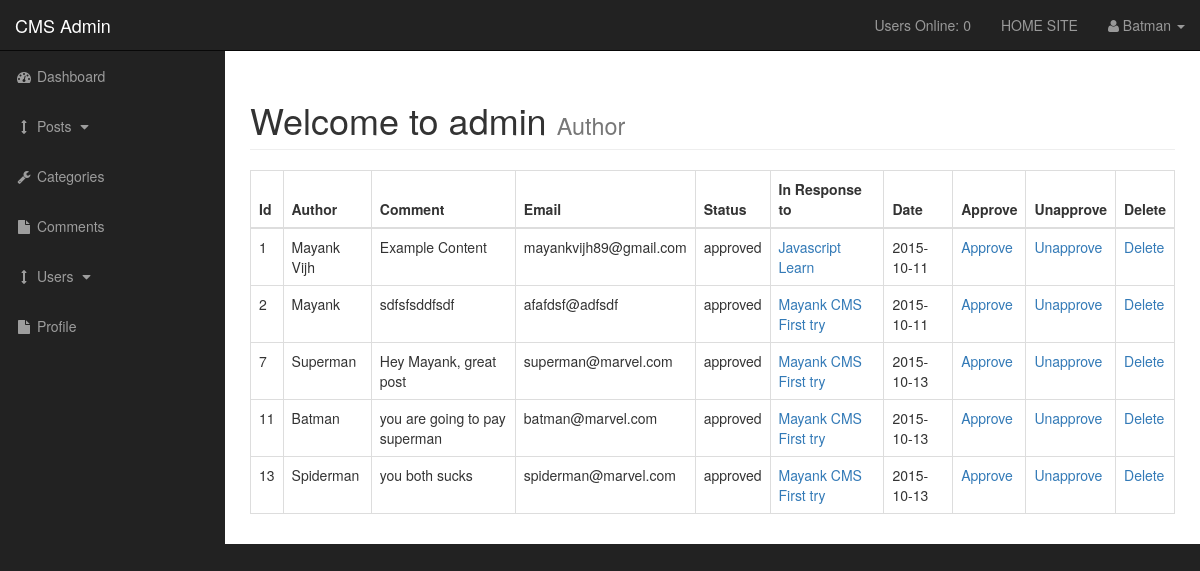
Before: /admin/comments.php (signed in) with the older database file.
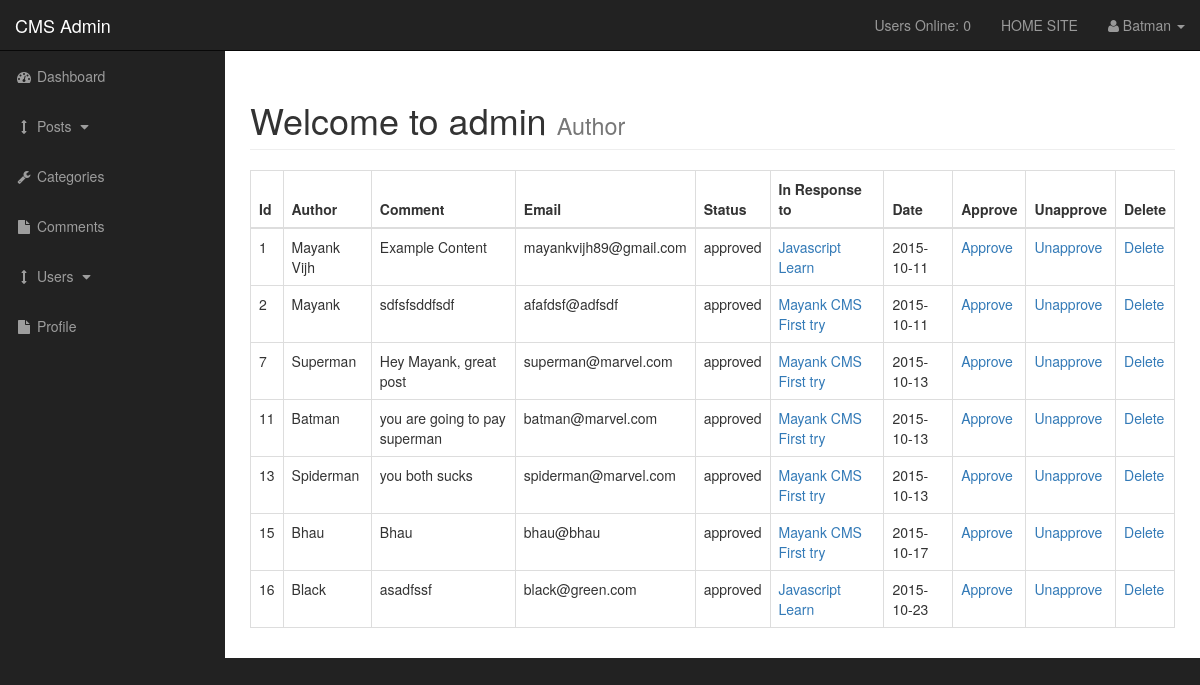
After: the same page with the newer database file.
### tables this page shows
CREATE TABLE IF NOT EXISTS `comments` (
  `comment_id` int(3) NOT NULL,
  `comment_post_id` int(3) NOT NULL,
  `comment_author` varchar(255) NOT NULL,
  `comment_email` varchar(255) NOT NULL,
  `comment_content` text NOT NULL,
  `comment_status` varchar(255) NOT NULL,
  `comment_date` date NOT NULL
);

CREATE TABLE IF NOT EXISTS `posts` (
  `post_id` int(3) NOT NULL,
  `post_category_id` int(3) NOT NULL,
  `post_title` varchar(255) NOT NULL,
  `post_author` varchar(255) NOT NULL,
  `post_date` date NOT NULL,
  `post_image` text NOT NULL,
  `post_content` text NOT NULL,
  `post_tags` varchar(255) NOT NULL,
  `post_comment_counts` varchar(255) NOT NULL,
  `post_status` varchar(255) NOT NULL DEFAULT 'draft',
  `post_views_count` int(11) NOT NULL DEFAULT '0'
);

### admin/functions.php (called while the page is built, shortened)
<?php
function users_online()
{
    global $connection;
    $session = session_id();
$time = time();
$time_out_in_seconds = 30;
$time_out = $time - $time_out_in_seconds;
$query = "SELECT * FROM users_online WHERE session = '$session' ";
$send_query = mysqli_query($connection,$query);
$count = mysqli_num_rows($send_query);
if ($count == NULL)
{
    mysqli_query($connection, "INSERT INTO users_online(session, time) VALUES('$session','$time')");
}
else
{
     mysqli_query($connection, "UPDATE users_online SET time = '$time' WHERE session = '$session'");
}
 $users_online_query = mysqli_query($connection, "SELECT * FROM users_online WHERE time > '$time_out'");
return $count_user = mysqli_num_rows($users_online_query);
}
?>

### admin/includes/view_all_comments.php (the view, shortened to what this page needs)
                        <table class="table table-bordered  table-hover">
                            <thead>
                                <tr>
                                    <th>Id</th>
                                    <th>Author</th>
                                    <th>Comment</th>
                                    <th>Email</th>
                                    <th>Status</th>
                                    <th>In Response to</th>
                                    <th>Date</th>
                                    <th>Approve</th>
                                    <th>Unapprove</th>
                                    <th>Delete</th>
                                </tr>
                            </thead>
                            <tbody>
<?php
$query= "SELECT * FROM comments";
    $select_comments = mysqli_query($connection,$query);
    while($row = mysqli_fetch_assoc($select_comments))
    {
        $comment_id = $row['comment_id'];
        $comment_post_id = $row['comment_post_id'];
        $comment_author = $row['comment_author'];
        $comment_content = $row['comment_content'];
        $comment_email = $row['comment_email'];
        $comment_status = $row['comment_status'];
        $comment_date = $row['comment_date'];
        echo "<tr>";
        echo "<td>$comment_id</td>";
        echo "<td>$comment_author</td>";
        echo "<td>$comment_content</td>";
        echo "<td>$comment_email</td>";
        echo "<td>$comment_status</td>";
        $query = "SELECT * FROM posts WHERE post_id = $comment_post_id ";
        $select_post_id_query = mysqli_query($connection,$query);
        while($row = mysqli_fetch_assoc($select_post_id_query))
        {
            $post_id = $row['post_id'];
            $post_title = $row['post_title'];
            echo "<td><a href='../post.php?p_id=$post_id'>$post_title</a></td>";
        }
        echo "<td>$comment_date</td>";
         echo "<td><a href='comments.php?approve=$comment_id'>Approve</a></td>";
        echo "<td><a href='comments.php?unapprove=$comment_id'>Unapprove</a></td>";
        echo "<td><a href='comments.php?delete=$comment_id'>Delete</a></td>";
        echo "</tr>";
    }
?>
                            </tbody>
                        </table>

### admin/includes/admin_navigation.php (shortened to what this page needs)
        <nav class="navbar navbar-inverse navbar-fixed-top" role="navigation">
            <div class="navbar-header">
                <a class="navbar-brand" href="index.php">CMS Admin</a>
            </div>
            <ul class="nav navbar-right top-nav">
              <li><a href="">Users Online: <?php echo users_online(); ?></a></li>
               <li><a href="../index.php">HOME SITE</a></li>
                <li class="dropdown">
                    <a href="#" class="dropdown-toggle" data-toggle="dropdown"><i class="fa fa-user"></i>
<?php
if(isset($_SESSION['username']))
{
    echo $_SESSION['username'];
}
?>
                        <b class="caret"></b></a>
                </li>
            </ul>
            <div class="collapse navbar-collapse navbar-ex1-collapse">
                <ul class="nav navbar-nav side-nav">
                    <li>
                        <a href="index.php"><i class="fa fa-fw fa-dashboard"></i> Dashboard</a>
                    </li>
                     <li>
                        <a href="javascript:;" data-toggle="collapse" data-target="#posts_dropdown"><i class="fa fa-fw fa-arrows-v"></i> Posts <i class="fa fa-fw fa-caret-down"></i></a>
                    </li>
                    <li>
                        <a href="./categories.php"><i class="fa fa-fw fa-wrench"></i> Categories</a>
                    </li>
                    <li>
                        <a href="./comments.php"><i class="fa fa-fw fa-file"></i> Comments</a>
                    </li>
                     <li>
                        <a href="javascript:;" data-toggle="collapse" data-target="#demo"><i class="fa fa-fw fa-arrows-v"></i> Users <i class="fa fa-fw fa-caret-down"></i></a>
                    </li>
                     <li>
                        <a href="profile.php"><i class="fa fa-fw fa-file"></i> Profile</a>
                    </li>
                </ul>
            </div>
        </nav>

Changed rows visible on the page:
added comments: comment_id "15", comment_author "Bhau", comment_content "Bhau", comment_email "bhau@bhau", comment_status "approved", comment_date "2015-10-17", posts (post_title "Mayank CMS First try")
added comments: comment_id "16", comment_author "Black", comment_content "asadfssf", comment_email "black@green.com", comment_status "approved", comment_date "2015-10-23", posts (post_title "Javascript Learn")
